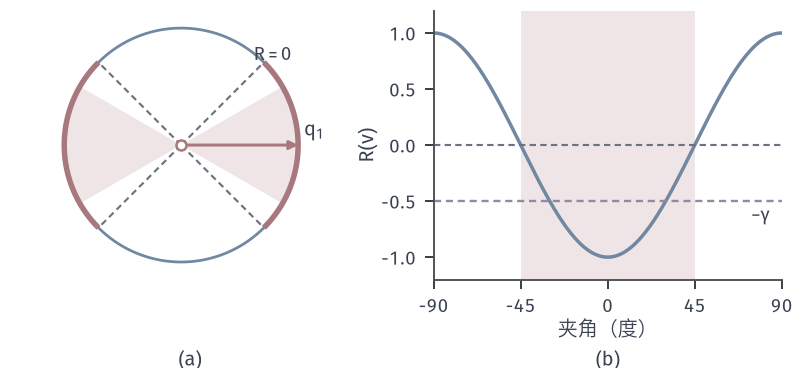

Generate this figure with Python:
from pathlib import Path
import sys
ROOT = next(p for p in Path(__file__).resolve().parents if (p/'build.sh').is_file() and (p/'tex/book.tex').is_file())
sys.path.insert(0, str(ROOT/'figures/00-shared/mathematical-preliminaries-upper/00-shared/comprehension-figures'))
from support import figure, save, BLUE, GREEN, YELLOW, RED, PURPLE, INK, MUTED, GRID, BLUE_FILL, GREEN_FILL, YELLOW_FILL, RED_FILL, PURPLE_FILL
import numpy as np
HERE = Path(__file__).resolve().parent
STROKE = '#4C4D4F'
def panel(fig, left, right, top, bottom, wspace=.25, hspace=.2):
    fig.set_layout_engine(None)
    fig.subplots_adjust(left=left, right=right, top=top, bottom=bottom, wspace=wspace, hspace=hspace)
def tag(fig, ax, s, y=.05):
    p = ax.get_position(); fig.text((p.x0+p.x1)/2, y, s, ha='center', va='top')
# 贯穿例 f(x)=(x1^2-1)^2/4+x2^2/2，L=2 与 M=6 在 |x1|<=1 上成立，alpha=1/2。
def F(x): return .25*(x[0]**2-1)**2+.5*x[1]**2
def G(x): return np.array([x[0]**3-x[0],x[1]])
LEV=[.02,.08,.16,.25,.4,.65,1,1.5]
def contour(ax,xr,yr,levels=LEV):
    X,Y=np.meshgrid(np.linspace(*xr,700),np.linspace(*yr,500))
    ax.contour(X,Y,.25*(X**2-1)**2+.5*Y**2,levels=levels,colors=[BLUE],linewidths=.65)
def minima(ax,pts=((1,0),(-1,0))):
    for x,y in pts: ax.plot([x],[y],'o',ms=4.8,color=RED,mew=0,zorder=6)
def saddle(ax,x=0,y=0): ax.plot([x],[y],'o',mfc='white',mec=RED,ms=5,mew=1,zorder=7)
fig,(a,b)=figure(width_mm=112,height_mm=52,ncols=2); panel(fig,.02,.985,.97,.24,wspace=.2)
th=np.linspace(0,2*np.pi,721); R=-np.cos(2*th)
a.plot(np.cos(th),np.sin(th),color=BLUE,lw=1.1)
for s in (0,np.pi):
    t=np.linspace(s-np.pi/4,s+np.pi/4,200); a.plot(np.cos(t),np.sin(t),color=RED,lw=2.2,solid_capstyle='butt')
    t=np.linspace(s-np.pi/6,s+np.pi/6,100); a.fill_between(np.append(0,np.cos(t)) if 0 else np.cos(t),0,0)
    t=np.linspace(s-np.pi/6,s+np.pi/6,100); a.fill(np.r_[0,np.cos(t)],np.r_[0,np.sin(t)],color=RED_FILL,lw=0)
for th0 in (np.pi/4,3*np.pi/4,-np.pi/4,-3*np.pi/4): a.plot([0,np.cos(th0)],[0,np.sin(th0)],color=MUTED,lw=.85,ls=(0,(3,2)))
A=dict(arrowstyle='-|>',lw=1.2,mutation_scale=7,shrinkA=0,shrinkB=0)
a.annotate('',xy=(1,0),xytext=(0,0),arrowprops=dict(color=RED,**A)); a.text(1.05,.08,'$q_1$',fontsize=8)
a.plot([0],[0],'o',mfc='white',mec=RED,ms=4,mew=1,zorder=6); a.text(.62,.72,'$R=0$',fontsize=7.5,ha='left')
a.set_aspect('equal'); a.set_xlim(-1.3,1.45); a.set_ylim(-1.15,1.15); a.axis('off')
d=np.degrees(th-np.pi); ok=np.abs(d)<=90
b.plot(np.degrees(th)[:361]-90,-np.cos(2*np.radians(np.degrees(th)[:361]-90)),color=BLUE,lw=1.4)
b.axhline(0,color=MUTED,lw=.85,ls=(0,(3,2))); b.axhline(-.5,color=PURPLE,lw=.95,ls=(0,(3,2)))
b.fill_between([-45,45],[-1.2,-1.2],[1.2,1.2],color=RED_FILL,lw=0); b.set_ylim(-1.2,1.2); b.set_xlim(-90,90); b.set_xticks([-90,-45,0,45,90])
b.text(84,-.68,'$-\\gamma$',fontsize=7.5,color=INK,ha='right'); b.set_xlabel('夹角（度）',labelpad=1); b.set_ylabel('$R(v)$',labelpad=1)
tag(fig,a,'(a)'); tag(fig,b,'(b)')
save(fig,HERE,'figure',{'H':'diag(-1,1)','R':'-cos 2 theta'})
